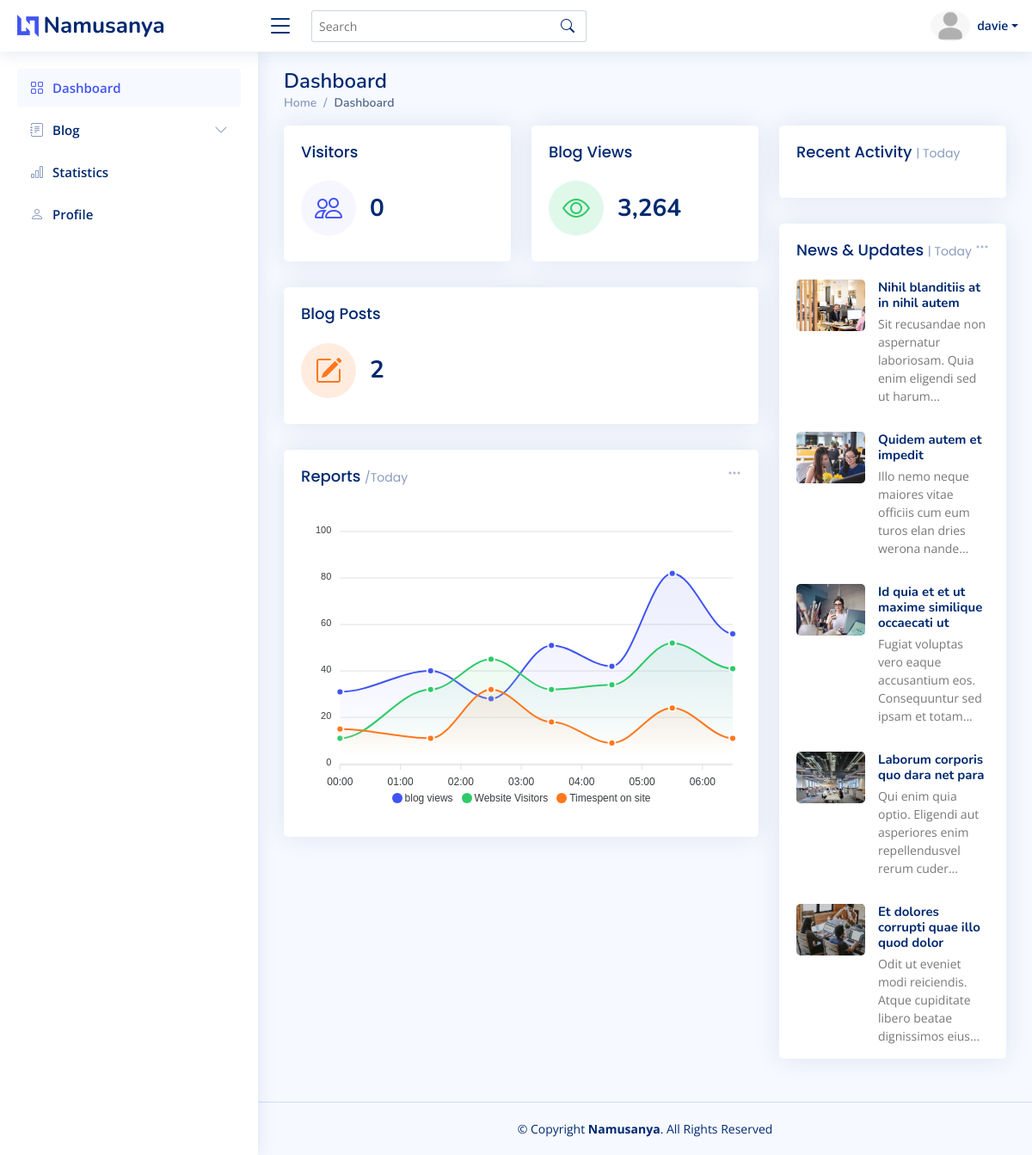
The app's page /dashboard/ (signed in), older data.
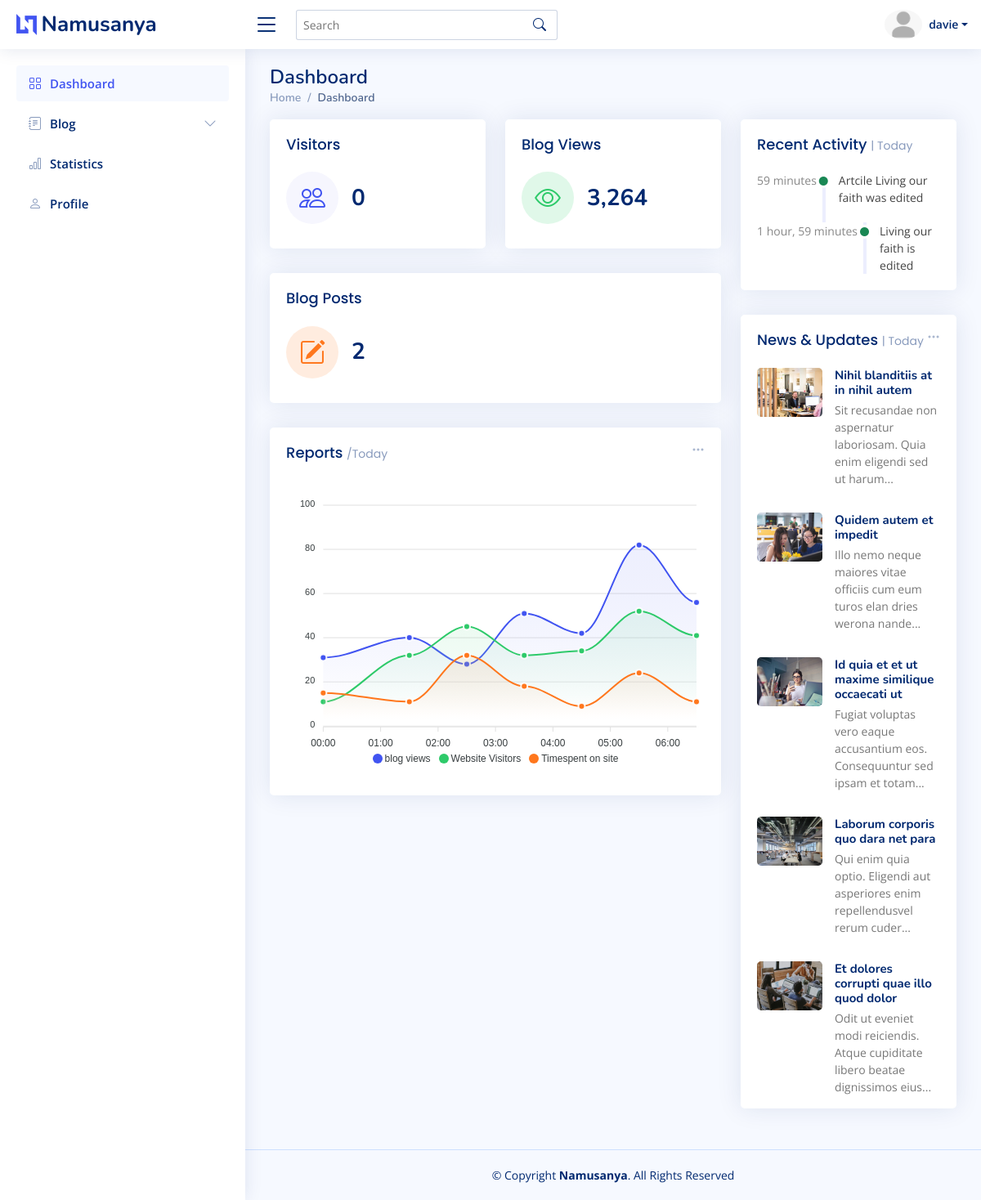
The same page, newer data.
### users/models.py (models this page shows, shortened)
class CustomUser(AbstractUser):
    date_of_birth = models.DateField(blank=True, null=True)
    address = models.CharField(max_length=100, blank=True, null=True)
    phone = models.CharField(max_length=13, null=True, blank=True)
    job = models.CharField(max_length=100)
    twitter = models.URLField(blank=True, null=True)
    facebook = models.URLField(blank=True, null=True)
    instagram = models.URLField(blank=True, null=True)
    linkedin = models.URLField(blank=True, null=True)
    profile_image = models.ImageField(upload_to="images", null=True, blank=True)
    about = models.TextField()
    def get_image(self):
        url = "http://127.0.01:8000/static"
        if self.profile_image:
            return url + self.profile_image.url
        else:
            return ""

class ActivityLog(models.Model):
    user = models.ForeignKey(CustomUser, related_name="logs", on_delete=models.CASCADE)
    created = models.DateTimeField(auto_now_add=True)
    activity = models.CharField(max_length=255)
    class Meta:
        ordering = ["-created"]

### admin_area/views.py (the view)
# urls.py: path("", DashBoardView.as_view(), name="dashboard"),
class DashBoardView(LoginRequiredMixin, TemplateView):
    template_name = "admin_area/dashboard.html"
    def get_context_data(self, *args, **kwargs):
        context = super().get_context_data(*args, **kwargs)
        activity_log = ActivityLog.objects.all()[:5]
        number_of_blogs = Post.objects.count()
        number_of_blog_views = 0
        context["activity_logs"] = activity_log
        context["number_of_blogs"] = number_of_blogs
        context["number_of_blog_views"] = number_of_blog_views
        return context

### templates/admin_area/dashboard.html (shortened to what this page needs)
{% extends "admin_area/base.html" %}{% block content %}
<div class="pagetitle">
    <h1>Dashboard</h1>
    <nav>
        <ol class="breadcrumb">
            <li class="breadcrumb-item"><a href="index.html">Home</a></li>
            <li class="breadcrumb-item active">Dashboard</li>
        </ol>
    </nav>
</div>
<section class="section dashboard">
    <div class="row">
        <div class="col-lg-8">
            <div class="row">
                <div class="col-xxl-4 col-md-6">
                    <div class="card info-card sales-card">
                        <div class="card-body">
                            <h5 class="card-title">Visitors</h5>
                            <div class="d-flex align-items-center">
                                <div class="card-icon rounded-circle d-flex align-items-center justify-content-center">
                                    <i class="bi bi-people"></i>
                                </div>
                                <div class="ps-3">
                                    <h6>{{number_of_blog_views}}</h6>
                                </div>
                            </div>
                        </div>
                    </div>
                </div>
                <div class="col-xxl-4 col-md-6">
                    <div class="card info-card revenue-card">
                        <div class="card-body">
                            <h5 class="card-title">Blog Views</h5>
                            <div class="d-flex align-items-center">
                                <div class="card-icon rounded-circle d-flex align-items-center justify-content-center">
                                    <i class="bi bi-eye"></i>
                                </div>
                                <div class="ps-3">
                                    <h6>3,264</h6>
                                </div>
                            </div>
                        </div>
                    </div>
                </div>
                <div class="col-xxl-4 col-xl-12">
                    <div class="card info-card customers-card">
                        <div class="card-body">
                            <h5 class="card-title">Blog Posts</h5>
                            <div class="d-flex align-items-center">
                                <div class="card-icon rounded-circle d-flex align-items-center justify-content-center">
                                    <i class="bi bi-pencil-square"></i>
                                </div>
                                <div class="ps-3">
                                    <h6>{{number_of_blogs}}</h6>
                                </div>
                            </div>
                        </div>
                    </div>
                </div>
                <div class="col-12">
                    <div class="card">
                        <div class="filter">
                            <a class="icon" href="#" data-bs-toggle="dropdown"><i class="bi bi-three-dots"></i></a>
                        </div>
                        <div class="card-body">
                            <h5 class="card-title">Reports <span>/Today</span></h5>
                            <div id="reportsChart"></div>
                        </div>
                    </div>
                </div>
            </div>
        </div>
        <div class="col-lg-4">
            <div class="card">
                <div class="card-body">
                    <h5 class="card-title">Recent Activity <span>| Today</span></h5>
                    <div class="activity">
                        {% for activity_log in activity_logs %}
                        <div class="activity-item d-flex">
                            <div class="activite-label">{{activity_log.created|timesince}}</div>
                            <i class='bi bi-circle-fill activity-badge text-success align-self-start'></i>
                            <div class="activity-content">
                                {{activity_log.activity}}
                            </div>
                        </div>
                        {% endfor %}
                    </div>
                </div>
            </div>
            <div class="card">
                <div class="filter">
                    <a class="icon" href="#" data-bs-toggle="dropdown"><i class="bi bi-three-dots"></i></a>
                </div>
                <div class="card-body pb-0">
                    <h5 class="card-title">News &amp; Updates <span>| Today</span></h5>
                    <div class="news">
                        <div class="post-item clearfix">
                            <img src="assets/img/news-1.jpg" alt="">
                            <h4><a href="#">Nihil blanditiis at in nihil autem</a></h4>
                            <p>Sit recusandae non aspernatur laboriosam. Quia enim eligendi sed ut harum...</p>
                        </div>
                        <div class="post-item clearfix">
                            <img src="assets/img/news-2.jpg" alt="">
                            <h4><a href="#">Quidem autem et impedit</a></h4>
                            <p>Illo nemo neque maiores vitae officiis cum eum turos elan dries werona nande...</p>
                        </div>
                        <div class="post-item clearfix">
                            <img src="assets/img/news-3.jpg" alt="">
                            <h4><a href="#">Id quia et et ut maxime similique occaecati ut</a></h4>
                            <p>Fugiat voluptas vero eaque accusantium eos. Consequuntur sed ipsam et totam...</p>
                        </div>
                        <div class="post-item clearfix">
                            <img src="assets/img/news-4.jpg" alt="">
                            <h4><a href="#">Laborum corporis quo dara net para</a></h4>
                            <p>Qui enim quia optio. Eligendi aut asperiores enim repellendusvel rerum cuder...</p>
                        </div>
                        <div class="post-item clearfix">
                            <img src="assets/img/news-5.jpg" alt="">
                            <h4><a href="#">Et dolores corrupti quae illo quod dolor</a></h4>
                            <p>Odit ut eveniet modi reiciendis. Atque cupiditate libero beatae dignissimos eius...</p>
                        </div>
                    </div>
                </div>
            </div>
        </div>
    </div>
</section>
{% endblock content %}

### templates/admin_area/base.html (shortened to what this page needs)
<!DOCTYPE html> {% load static %}
<html lang="en">
<head>
    <link href="{% static 'assets/vendor/bootstrap/css/bootstrap.min.css'%}" rel="stylesheet">
    <link href="{% static 'assets/vendor/bootstrap-icons/bootstrap-icons.css'%}" rel="stylesheet">
    <link href="{% static 'assets/vendor/remixicon/remixicon.css'%}" rel="stylesheet">
    <link href="{% static 'assets/vendor/boxicons/css/boxicons.min.css'%}" rel="stylesheet">
    <link href="{% static 'assets/vendor/quill/quill.snow.css'%}" rel="stylesheet">
    <link href="{% static 'assets/vendor/quill/quill.bubble.css'%}" rel="stylesheet">
    <link href="{% static 'assets/vendor/simple-datatables/style.css'%}" rel="stylesheet">
    <link href="{% static 'assets/css/style.css'%}" rel="stylesheet">
</head>
<body>
    <header id="header" class="header fixed-top d-flex align-items-center">
        <div class="d-flex align-items-center justify-content-between">
            <a href="index.html" class="logo d-flex align-items-center">
                <img src="{% static 'assets/img/logo.png'%}" alt="">
                <span class="d-none d-lg-block">Namusanya</span>
            </a>
            <i class="bi bi-list toggle-sidebar-btn"></i>
        </div>
        <div class="search-bar">
            <form class="search-form d-flex align-items-center" method="POST" action="#">
                <input type="text" name="query" placeholder="Search" title="Enter search keyword">
                <button type="submit" title="Search"><i class="bi bi-search"></i></button>
            </form>
        </div>
        <nav class="header-nav ms-auto">
            <ul class="d-flex align-items-center">
                <li class="nav-item dropdown pe-3">
                    <a class="nav-link nav-profile d-flex align-items-center pe-0" href="#" data-bs-toggle="dropdown">
                        {% if request.user.get_image %}
                        <img src="{{request.user.get_image}}" alt="Profile" class="rounded-circle">
                        {% else %}
                        <img src="/static/images/profile_ph.png" alt="Profile" class="rounded-circle">
                        {% endif %}
                        <span class="d-none d-md-block dropdown-toggle ps-2">{{request.user.username}}</span>
                    </a>
                </li>
            </ul>
        </nav>
    </header>
    <aside id="sidebar" class="sidebar">
        <ul class="sidebar-nav" id="sidebar-nav">
            <li class="nav-item">
                <a class="nav-link " href="{% url 'dashboard' %}">
                    <i class="bi bi-grid"></i>
                    <span>Dashboard</span>
                </a>
            </li>
            <li class="nav-item">
                <a class="nav-link collapsed" data-bs-target="#forms-nav" data-bs-toggle="collapse" href="#">
                    <i class="bi bi-journal-text"></i><span>Blog</span><i class="bi bi-chevron-down ms-auto"></i>
                </a>
            </li>
            <li class="nav-item">
                <a class="nav-link collapsed" data-bs-target="#charts-nav" href="{% url 'dashboard_statistics' %}">
                    <i class="bi bi-bar-chart"></i><span>Statistics</span>
                </a>
            </li>
            <li class="nav-item">
                <a class="nav-link collapsed" href="{% url 'dashboard_profile' request.user.pk%}">
                    <i class="bi bi-person"></i>
                    <span>Profile</span>
                </a>
            </li>
        </ul>
    </aside>
    <main id="main" class="main">{% block content %} {% endblock content %}</main>
    <footer id="footer" class="footer">
        <div class="copyright">
            &copy; Copyright <strong><span>Namusanya</span></strong>. All Rights Reserved
        </div>
    </footer>
</body>
</html>

Row changes from the older to the newer data that the page shows:
added ActivityLog: created "59 minutes", activity "Artcile Living our faith was edited"
added ActivityLog: created "1 hour, 59 minutes", activity "Living our faith is edited"
